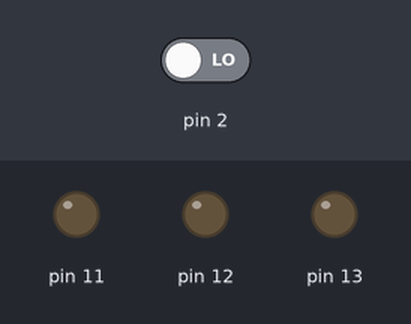
The sketch below on a simulated Arduino Uno, built with avr-gcc and run on an emulated ATmega328P. On the bench: output pins drawn as LEDs (lit = HIGH). The inputs (shaded band) are chosen by the test bench; at power-on: pin 2 LOW. What the sketch prints to the serial monitor is not drawn.

Above: at 1.2 s.
1.3 s: pin 2 driven HIGH
At 1.7 s:
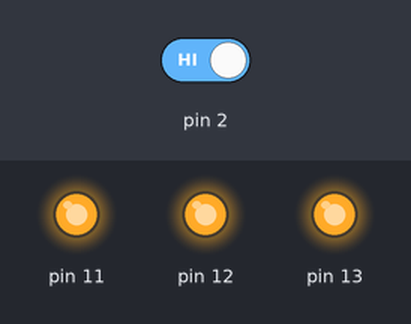
2.8 s: pin 2 driven LOW
At 4.1 s:
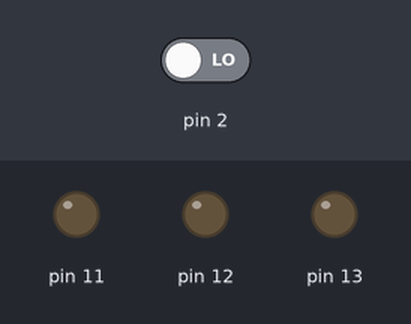
Timing chart, 0 to 5.8 s (numbered marks = the images above; inputs shaded):
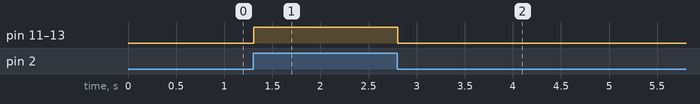

Measured:
- after the input at 1.3 s, pin 11–13: LOW → HIGH at once
- after the input at 2.8 s, pin 11–13: HIGH → LOW at once

The sketch:

ex14.ino
```cpp
void setup() {
 Serial.begin(9600);
 pinMode(13, OUTPUT); // LED 연결 (디지털 신호 출력)
 pinMode(12, OUTPUT);
 pinMode(11, OUTPUT);
 pinMode(2, INPUT); // 버튼 연결 (디지털 신호 입력)
}
void loop() {
  int value = digitalRead(2); // 0:LOW, 1:HIGH
  Serial.println(value); // 아두이노 -> 컴퓨터
  if(value == HIGH) { // 버튼을 눌렀을 때
    digitalWrite(13, HIGH); // LED 켜기
    digitalWrite(12, HIGH);
    digitalWrite(11, HIGH);
  } else { // 버튼을 누르지 않았을 때
    digitalWrite(13, LOW);  // LED 끄기
    digitalWrite(12, LOW);
    digitalWrite(11, LOW);
  }
}
```
